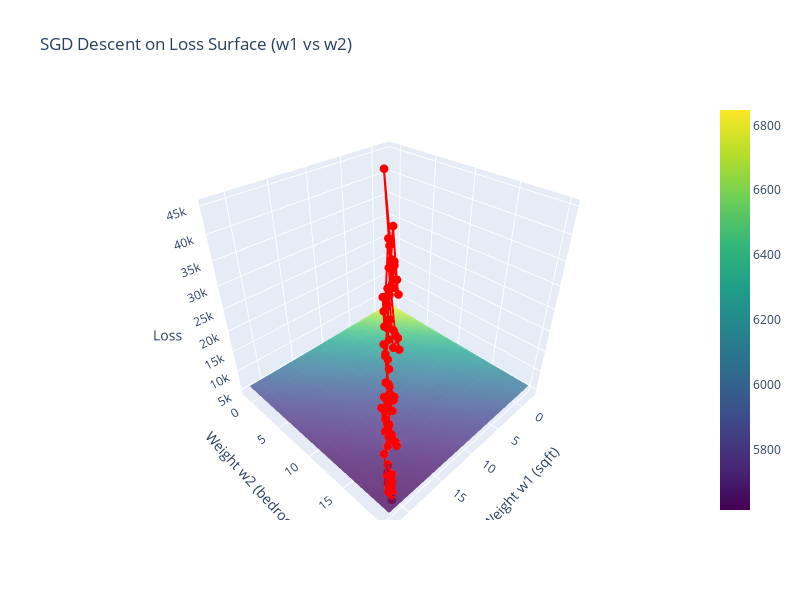

This figure's notebook cell:
### Code cell
import numpy as np
import plotly.graph_objs as go
from sklearn.preprocessing import StandardScaler

# --- Simulated House Price Data ---
X = np.array([
    [1000, 3, 5],
    [1500, 4, 3],
    [800, 2, 10],
    [1200, 3, 7],
    [1800, 4, 2]
])
y = np.array([200000, 250000, 160000, 220000, 300000]) / 1000  # normalize

# --- Normalize Features ---
scaler = StandardScaler()
X_scaled = scaler.fit_transform(X)

# --- Initial Weights (SGD starts here) ---
w1, w2, w3 = np.random.uniform(0, 1, 3)
b = np.random.uniform(0, 1)

learning_rate = 0.01
epochs = 15

w1_path = []
w2_path = []
loss_path = []

# --- SGD Loop (w3 fixed to simplify visualization) ---
for epoch in range(epochs):
    indices = np.random.permutation(len(X_scaled))
    for i in indices:
        x1, x2, x3 = X_scaled[i]
        y_true = y[i]
        y_pred = w1 * x1 + w2 * x2 + w3 * x3 + b
        loss = 0.5 * (y_pred - y_true) ** 2

        # Gradients
        dl_dw1 = (y_pred - y_true) * x1
        dl_dw2 = (y_pred - y_true) * x2
        dl_db = (y_pred - y_true)

        # Update weights
        w1 -= learning_rate * dl_dw1
        w2 -= learning_rate * dl_dw2
        b  -= learning_rate * dl_db

        # Track path
        w1_path.append(w1)
        w2_path.append(w2)
        loss_path.append(loss)

# --- Loss Surface ---
W1, W2 = np.meshgrid(np.linspace(min(w1_path)-0.5, max(w1_path)+0.5, 30),
                     np.linspace(min(w2_path)-0.5, max(w2_path)+0.5, 30))
Z = np.zeros_like(W1)

for i in range(W1.shape[0]):
    for j in range(W1.shape[1]):
        total_loss = 0
        for k in range(len(X_scaled)):
            x1, x2, x3 = X_scaled[k]
            y_true = y[k]
            y_pred = W1[i, j]*x1 + W2[i, j]*x2 + w3*x3 + b
            total_loss += 0.5 * (y_pred - y_true)**2
        Z[i, j] = total_loss / len(X_scaled)

# --- Plotly 3D Visualization ---
surface = go.Surface(x=W1, y=W2, z=Z, colorscale='Viridis', opacity=0.8)

path = go.Scatter3d(
    x=w1_path,
    y=w2_path,
    z=loss_path,
    mode='lines+markers',
    line=dict(color='red', width=4),
    marker=dict(size=3, color='red'),
    name='SGD Path'
)

fig = go.Figure(data=[surface, path])
fig.update_layout(
    title='SGD Descent on Loss Surface (w1 vs w2)',
    scene=dict(
        xaxis_title='Weight w1 (sqft)',
        yaxis_title='Weight w2 (bedrooms)',
        zaxis_title='Loss'
    ),
    width=800,
    height=600
)

fig.show()

### Figure 1 — Plotly figure (JSON) as saved in the notebook; plotly's stock layout.template omitted (floating-point values rounded to 4 significant figures; data arrays with more than 128 entries replaced by an {"elided": "..."} marker saying what was removed)
{"data": [{"colorscale": [[0, "#440154"], [0.1111, "#482878"], [0.2222, "#3e4989"], [0.3333, "#31688e"], [0.4444, "#26828e"], [0.5556, "#1f9e89"], [0.6667, "#35b779"], [0.7778, "#6ece58"], [0.8889, "#b5de2b"], [1, "#fde725"]], "opacity": 0.8, "type": "surface", "x": {"elided": "30x30 float values"}, "y": {"elided": "30x30 float values"}, "z": {"elided": "30x30 float values"}}, {"line": {"color": "red", "width": 4}, "marker": {"color": "red", "size": 3}, "mode": "lines+markers", "name": "SGD Path", "type": "scatter3d", "x": [-1.334, -1.701, 2.847, 4.455, 2.341, 3.926, 2.532, 2.185, 6.367, 4.322, 2.385, 1.077, 2.581, 2.254, 6.265, 4.388, 4.071, 2.839, 4.244, 8.033, 9.348, 8.135, 7.834, 6.068, 9.646, 7.891, 6.753, 6.468, 7.71, 11.09, 14.33, 13.21, 12.94, 14.05, 12.33, 10.69, 9.66, 9.401, 12.51, 13.57, 12.56, 15.47, 13.87, 13.62, 14.62, 13.65, 12.18, 13.16, 15.89, 15.66, 14.2, 16.85, 15.95, 16.82, 16.6, 15.73, 16.58, 16.36, 15.0, 17.44, 17.23, 19.56, 20.32, 19.5, 18.14, 18.89, 21.05, 20.26, 20.06, 18.76, 19.46, 21.52, 20.76, 19.49, 19.3], "y": [0.00832, -0.5722, 2.629, 5.176, 2.556, 5.065, 4.556, 4.006, 6.949, 4.415, 2.014, 1.536, 3.917, 3.4, 6.223, 3.897, 3.395, 2.944, 5.17, 7.836, 9.92, 9.477, 9.0, 6.811, 9.33, 7.153, 6.738, 6.286, 8.252, 10.63, 12.91, 12.5, 12.07, 13.82, 11.69, 9.668, 9.29, 8.881, 11.07, 12.74, 12.37, 14.42, 12.44, 12.05, 13.62, 13.27, 11.45, 12.99, 14.91, 14.54, 12.74, 14.6, 14.27, 15.66, 15.31, 14.99, 16.34, 16.0, 14.31, 16.03, 15.7, 17.34, 18.54, 18.24, 16.55, 17.74, 19.26, 18.97, 18.66, 17.05, 18.16, 19.61, 19.33, 17.75, 17.47], "z": [20010.0, 23590.0, 44820.0, 28390.0, 13350.0, 27540.0, 18150.0, 21150.0, 37890.0, 12480.0, 11210.0, 15980.0, 24800.0, 18740.0, 34860.0, 10520.0, 17650.0, 14190.0, 21670.0, 31100.0, 18990.0, 13750.0, 15880.0, 9324.0, 27760.0, 9208.0, 12090.0, 14260.0, 16910.0, 24820.0, 22660.0, 11600.0, 13130.0, 13450.0, 8848.0, 7944.0, 10000.0, 11760.0, 20990.0, 12190.0, 9495.0, 18310.0, 7611.0, 10550.0, 10770.0, 8627.0, 6466.0, 10440.0, 16170.0, 9471.0, 6340.0, 15170.0, 7603.0, 8478.0, 8607.0, 7137.0, 7910.0, 8138.0, 5555.0, 12950.0, 7651.0, 11740.0, 6353.0, 6359.0, 5551.0, 6184.0, 10160.0, 5916.0, 6643.0, 5095.0, 5458.0, 9184.0, 5363.0, 4849.0, 5856.0]}], "layout": {"height": 600, "scene": {"xaxis": {"title": {"text": "Weight w1 (sqft)"}}, "yaxis": {"title": {"text": "Weight w2 (bedrooms)"}}, "zaxis": {"title": {"text": "Loss"}}}, "title": {"text": "SGD Descent on Loss Surface (w1 vs w2)"}, "width": 800}}
